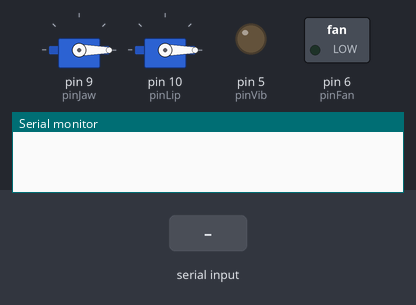
The sketch below on a simulated Arduino Uno, built with avr-gcc and run on an emulated ATmega328P. On the bench: 2 × servo, switched loads named in the sketch (green lamp = pin HIGH), output pins drawn as LEDs (lit = HIGH), the last lines printed to the serial monitor. Inputs (shaded band) come from the test bench.

Above: at 1.2 s.
1.3 s: "90,45\n" received over Serial
At 2.5 s:
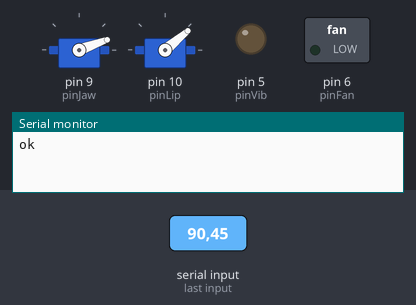
2.8 s: "90\n" received over Serial
At 3.6 s:
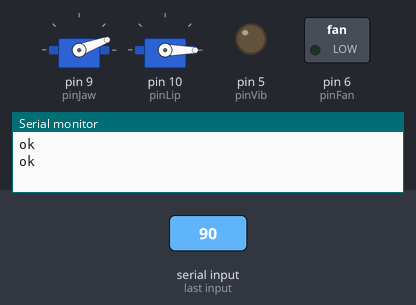
4.3 s: "1,90\n" received over Serial
At 4.8 s:
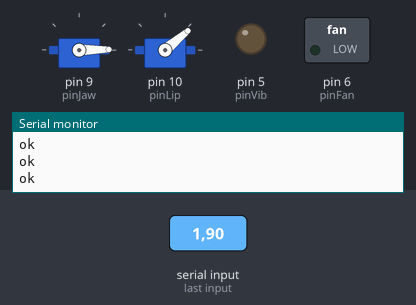
5.8 s: "1,90,45\n" received over Serial
At 7.0 s:
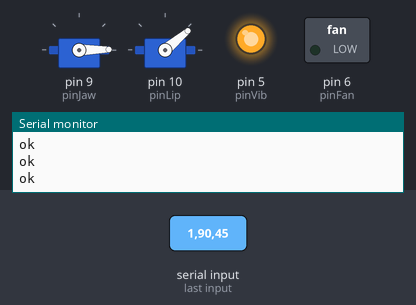
7.3 s: ",\n" received over Serial
At 8.2 s:
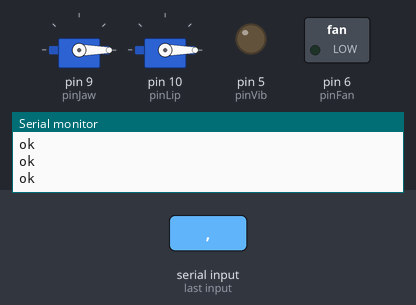
8.8 s: "30,150\n" received over Serial
At 9.5 s:
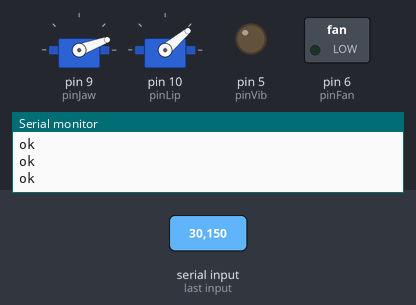
Timing chart, 0 to 11.3 s (numbered marks = the images above; inputs shaded):
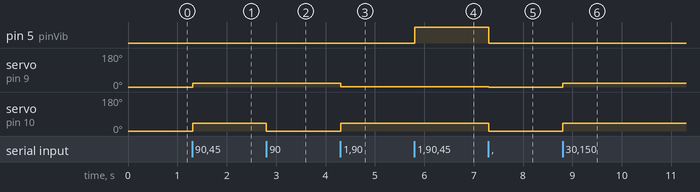

The sketch:

liplab_face.ino
```cpp
/*
 * LIPLAB 촉각(타도마) 얼굴 모형 — Arduino Uno 펌웨어
 * ------------------------------------------------------------------
 * 웹(브라우저, Web Serial)이 문장을 음소로 분석해 아래 형식의 값을
 * 한 줄씩 보내면, 아두이노는 판단 없이 그대로 액추에이터로 재현한다.
 *
 * 시리얼 입력 형식(9600 baud, 한 줄 단위):
 *   ① 움직임:  J,L,V,A,D\n
 *       J = 턱 각도 (0~20)          → 턱서보
 *       L = 입술    (0=평순 / 1=원순) → 입술서보  (0°→0, 1→40°)
 *       V = 진동    (0=무성 / 1=유성) → 진동모터
 *       A = 기류    (0=none / 1=plosive(파열) / 2=fricative(마찰)) → 팬
 *       D = 지속시간 (ms)
 *       예) 파열 유성 'ㅂ' + 100ms:  4,0,1,1,100
 *       특수: "0,0,0,0,0" → 전부 정지(휴지)
 *   ② 런타임 핀 설정:  SET,jaw,lip,vib,fan\n
 *       웹에서 부품별 핀을 보내면 재업로드 없이 즉시 그 핀으로 재설정한다.
 *       예) SET,9,10,5,6   (기본값)
 *
 * 배선 (외부 5V 전원, ※ 외부전원 GND ↔ 아두이노 GND 반드시 공통 연결):
 *   턱/입술 서보 : 빨강→5V(외부+), 검정→GND(외부-), 노랑(신호)→각 핀
 *   진동모터/팬  : 신호핀 →[220Ω]→ 2N2222 베이스, 컬렉터→부하(+), 부하(-)→GND(외부-),
 *                  이미터→GND(외부-), 부하 양단에 1N4007 병렬(역기전력 보호)
 *   2N2222 핀(평면 정면): 왼쪽부터 E(이미터) - B(베이스) - C(컬렉터)
 *   ※ 팬은 세기 조절(PWM)이 필요 → 3·5·6·11번 중 하나 (D9·D10은 Servo가 PWM을 점유)
 *   ※ D0·D1은 USB 통신용이라 사용 금지
 */

#include <Servo.h>

// 기본 핀 — 웹의 'SET' 명령으로 런타임에 바꿀 수 있다(재업로드 불필요).
int pinJaw = 9;    // 턱서보 신호
int pinLip = 10;   // 입술서보 신호
int pinVib = 5;    // 진동모터 트랜지스터 베이스(저항 경유)
int pinFan = 6;    // 팬 트랜지스터 베이스(저항 경유, PWM)

const int LIP_FLAT  = 0;   // 평순 각도
const int LIP_ROUND = 40;  // 원순 각도

const int FAN_PLOSIVE = 255;  // 파열: 짧고 강하게
const int FAN_FRIC    = 150;  // 마찰: 약하게 지속
const int PLOSIVE_MS  = 70;   // 파열 버스트 길이(ms)

Servo servoJaw, servoLip;

void rest() {
  servoJaw.write(0);
  servoLip.write(LIP_FLAT);
  digitalWrite(pinVib, LOW);
  analogWrite(pinFan, 0);
}

// 현재 핀 값으로 액추에이터를 (재)설정 — setup과 SET 명령에서 호출
void applyPins() {
  servoJaw.detach();
  servoLip.detach();
  servoJaw.attach(pinJaw);
  servoLip.attach(pinLip);
  pinMode(pinVib, OUTPUT);
  pinMode(pinFan, OUTPUT);
  rest();
}

void setup() {
  Serial.begin(9600);
  applyPins();
}

// 한 음소 재현: 값을 반영하고 지속시간만큼 유지
void playPhoneme(int jaw, int lip, int vib, int air, long dur) {
  jaw = constrain(jaw, 0, 20);
  servoJaw.write(jaw);
  servoLip.write(lip ? LIP_ROUND : LIP_FLAT);
  digitalWrite(pinVib, vib ? HIGH : LOW);

  if (air == 1) {                 // 파열음: 짧고 강한 버스트 후 정지
    analogWrite(pinFan, FAN_PLOSIVE);
    long burst = min(dur, (long)PLOSIVE_MS);
    delay(burst);
    analogWrite(pinFan, 0);
    if (dur > burst) delay(dur - burst);
  } else if (air == 2) {          // 마찰음: 약하게 지속
    analogWrite(pinFan, FAN_FRIC);
    delay(dur);
    analogWrite(pinFan, 0);
  } else {                        // 기류 없음(모음·비음)
    analogWrite(pinFan, 0);
    delay(dur);
  }
}

// "SET,jaw,lip,vib,fan" 파싱 → 런타임 핀 재설정
void handleSet(String line) {
  int firstComma = line.indexOf(',');
  if (firstComma < 0) return;
  int p[4]; int k = 0; int from = firstComma + 1;
  for (int i = from; i <= line.length() && k < 4; i++) {
    if (i == line.length() || line.charAt(i) == ',') {
      p[k++] = line.substring(from, i).toInt();
      from = i + 1;
    }
  }
  if (k < 4) return;
  // 안전 가드: 유효 핀(2~13)만 반영
  for (int j = 0; j < 4; j++) if (p[j] < 2 || p[j] > 13) return;
  pinJaw = p[0]; pinLip = p[1]; pinVib = p[2]; pinFan = p[3];
  applyPins();
  Serial.println("pins set");
}

void loop() {
  if (!Serial.available()) return;

  String line = Serial.readStringUntil('\n');
  line.trim();
  if (line.length() == 0) return;

  if (line.startsWith("SET")) {   // ② 런타임 핀 설정
    handleSet(line);
    return;
  }

  // ① 움직임: "J,L,V,A,D" 파싱
  int vals[5] = {0, 0, 0, 0, 0};
  int idx = 0, from = 0;
  for (int i = 0; i <= line.length() && idx < 5; i++) {
    if (i == line.length() || line.charAt(i) == ',') {
      vals[idx++] = line.substring(from, i).toInt();
      from = i + 1;
    }
  }

  // 전부 0 → 휴지(정지)
  if (vals[0] == 0 && vals[1] == 0 && vals[2] == 0 && vals[3] == 0 && vals[4] == 0) {
    rest();
    return;
  }

  playPhoneme(vals[0], vals[1], vals[2], vals[3], (long)vals[4]);
  Serial.println("ok");   // 웹이 다음 음소를 보내는 흐름제어용(선택)
}
```

Measured:
- after the input at 1.3 s, servo on pin 9 (pinJaw): 0° → 20° at once; servo on pin 10 (pinLip): 0° → 40° at once
- after the input at 2.8 s, servo on pin 10 (pinLip): 40° → 0° at once
- after the input at 4.3 s, servo on pin 9 (pinJaw): 20° → 1° at once; servo on pin 10 (pinLip): 0° → 40° at once
- after the input at 5.8 s, pin 5 (pinVib): LOW → HIGH at once
- after the input at 7.3 s, pin 5 (pinVib): HIGH → LOW at once; servo on pin 9 (pinJaw): 1° → 0° at once; servo on pin 10 (pinLip): 40° → 0° at once
- after the input at 8.8 s, servo on pin 9 (pinJaw): 0° → 20° at once; servo on pin 10 (pinLip): 0° → 40° at once
